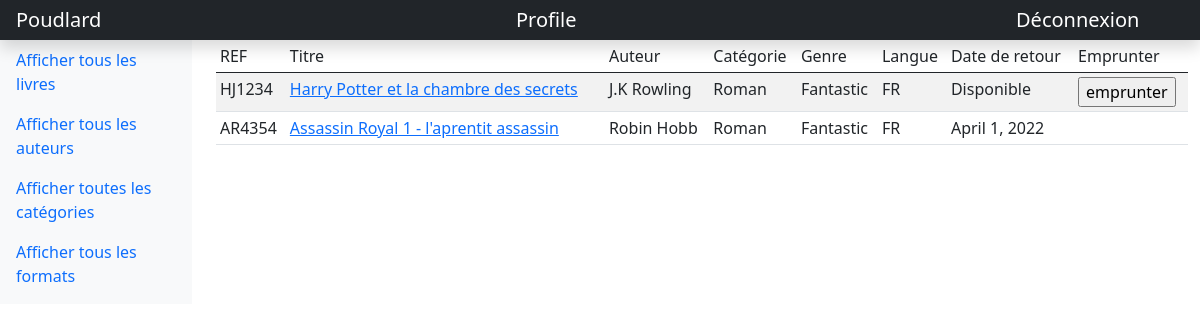
The app's page /browse/categories/1/ (signed in) with its own data.
### browse/models.py (models this page shows, shortened)
class Books(models.Model):
    book_id = models.AutoField(primary_key=True)
    title = models.CharField(max_length=200)
    is_borrowed = models.BooleanField(default=False)
    return_date = models.DateField(blank=True, null=True)
    ref = models.CharField(max_length=6, blank=True, null=True)
    image = models.CharField(blank=True, null=True, max_length=500)
    desc = models.TextField(max_length=10000, blank=True, null=True)
    author = models.ForeignKey(Author, on_delete=models.CASCADE)
    format = models.ForeignKey(Format, on_delete=models.CASCADE)
    language = models.ForeignKey(Language, on_delete=models.CASCADE)
    category = models.ForeignKey(Category, on_delete=models.CASCADE)
    borrowuser = models.ManyToManyField(User, blank=True, null=True)

class Author(models.Model):
    author_id = models.AutoField(primary_key=True)
    name = models.CharField(blank=True, null=True, max_length=20)
    firstname = models.CharField(max_length=20)
    def __str__(self):
        if self.name:
            chaine = str(self.firstname) + " " + str(self.name)
            return chaine
        return self.firstname

class Format(models.Model):
    format_id = models.AutoField(primary_key=True)
    name = models.CharField(max_length=10)
    def __str__(self):
        return self.name

class Category(models.Model):
    category_id = models.AutoField(primary_key=True)
    name = models.CharField(max_length=20)
    def __str__(self):
        return self.name

class Language(models.Model):
    language_id = models.AutoField(primary_key=True)
    name = models.CharField(max_length=3)
    def __str__(self):
        return self.name

### browse/views.py (the view)
# urls.py: path('categories/<int:category_id>/', views.category, name="category"),
def category(request, category_id):
    q = Books.objects.filter(category=category_id)
    template = loader.get_template('browse/category.html')
    context = {'books_by_category': q}
    return HttpResponse(template.render(context, request))

### browse/templates/browse/category.html
{% extends "browse/index.html" %}
{% load static %}
{% load i18n %}
{% block content %}
<div class="table-responsive">
    <table class="table table-striped table-sm">
        <thead>
        <td>REF</td>
        <td>Titre</td>
        <td>Auteur</td>
        <td>Catégorie</td>
        <td>Genre</td>
        <td>Langue</td>
        <td>Date de retour</td>
        <td>Emprunter</td>
        </thead>
        {% for book in books_by_category %}
        <tr>
            <td>{{book.ref}}</td>
            <td><a href="/browse/books/{{ book.book_id }}/">{{book.title}}</a></td>
            <td>{{book.author}}</td>
            <td>{{book.format}}</td>
            <td>{{book.category}}</td>
            <td>{{book.language}}</td>
            {% if book.is_borrowed == False %}
            <td>Disponible</td>
            {% else %}
            <td>{{ book.return_date }}</td>
            {% endif %}
            <td>
                {% if book.is_borrowed == False %}
                <form id="borrow" action="{% url 'browse:borrow' book.book_id %}">
                    <input type="submit" value="emprunter">
                </form>
                {% endif %}
            </td>
        </tr>
        {% endfor %}
    </table>
</div>
{% endblock %}

### records on screen
Books: ref "HJ1234", title "Harry Potter et la chambre des secrets", author "J.K Rowling", format "Roman", category "Fantastic", language "FR", is_borrowed "Disponible"
Books: ref "AR4354", title "Assassin Royal 1 - l'aprentit assassin", author "Robin Hobb", format "Roman", category "Fantastic", language "FR", return_date "April 1, 2022"
